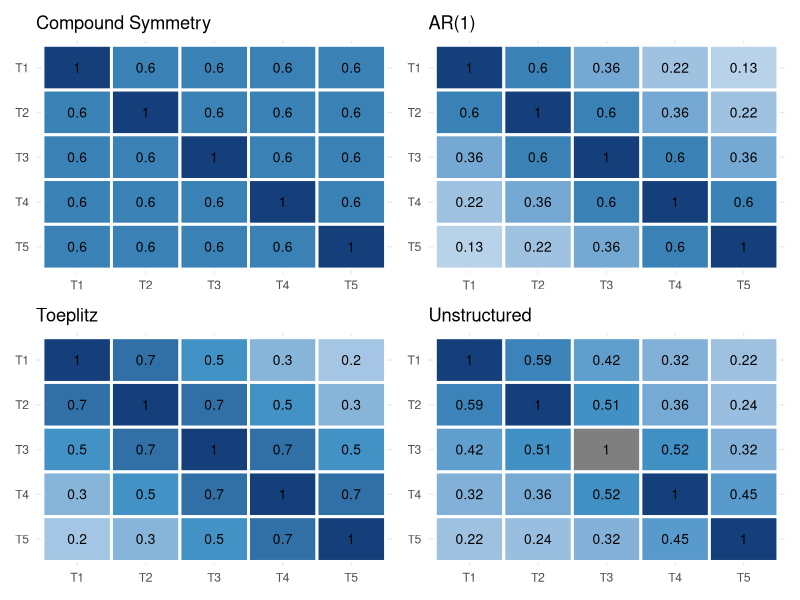

Write R code to recreate this figure.
## ---- chunk 1
library(tidyverse)
library(nlme)
library(lme4)
library(ggplot2)
set.seed(77)
## ---- chunk 2
make_cov_plot <- function(Sigma, title) {
  n <- nrow(Sigma)
  # Convert to correlation
  D <- diag(1 / sqrt(diag(Sigma)))
  Corr <- D %*% Sigma %*% D

  data.frame(Corr) |>
    setNames(paste0("T", 1:n)) |>
    mutate(row = paste0("T", 1:n)) |>
    pivot_longer(-row, names_to = "col", values_to = "r") |>
    mutate(row = factor(row, levels = rev(paste0("T", 1:n))),
           col = factor(col, levels = paste0("T", 1:n))) |>
    ggplot(aes(x = col, y = row, fill = r)) +
    geom_tile(color = "white", linewidth = 1) +
    geom_text(aes(label = round(r, 2)), size = 3.5) +
    scale_fill_gradient2(low = "#f7fbff", mid = "#4292c6", high = "#08306b",
                         midpoint = 0.5, limits = c(-0.1, 1)) +
    labs(title = title, x = NULL, y = NULL) +
    theme_minimal(base_size = 11) +
    theme(legend.position = "none")
}

n <- 5
rho <- 0.6

CS   <- matrix(rho, n, n); diag(CS) <- 1; CS <- CS * 4
AR1  <- outer(0:(n-1), 0:(n-1), function(i, j) rho^abs(i-j)) * 4
Toep <- outer(0:(n-1), 0:(n-1), function(i, j) {
  c(1, 0.7, 0.5, 0.3, 0.2)[abs(i-j)+1]
}) * 4
UN <- matrix(c(4.0, 2.4, 1.8, 1.4, 1.0,
               2.4, 4.2, 2.2, 1.6, 1.1,
               1.8, 2.2, 4.5, 2.4, 1.5,
               1.4, 1.6, 2.4, 4.8, 2.2,
               1.0, 1.1, 1.5, 2.2, 5.0), n, n)

library(patchwork)
(make_cov_plot(CS,   "Compound Symmetry") +
 make_cov_plot(AR1,  "AR(1)")) /
(make_cov_plot(Toep, "Toeplitz") +
 make_cov_plot(UN,   "Unstructured"))
## ---- chunk 3
# Simulate data with AR(1) structure
n_people <- 50
n_times  <- 5
rho_true <- 0.7

Y_ar1 <- MASS::mvrnorm(n_people, rep(50, n_times),
                        outer(0:(n_times-1), 0:(n_times-1),
                              function(i,j) rho_true^abs(i-j)) * 9)

df_long <- as.data.frame(Y_ar1) |>
  setNames(paste0("t", 1:n_times)) |>
  mutate(person = 1:n_people) |>
  pivot_longer(-person, names_to = "time", values_to = "Y") |>
  mutate(time_num = as.integer(str_extract(time, "[0-9]")),
         person   = factor(person))

# Fit four competing models
m_cs  <- gls(Y ~ factor(time_num), correlation = corCompSymm(form = ~1 | person), data = df_long)
m_ar1 <- gls(Y ~ factor(time_num), correlation = corAR1(form = ~time_num | person), data = df_long)
m_un  <- gls(Y ~ factor(time_num), correlation = corSymm(form = ~time_num | person),
             weights = varIdent(form = ~1 | factor(time_num)), data = df_long)

# Compare AIC
tibble(
  Model = c("Compound Symmetry", "AR(1)", "Unstructured"),
  AIC   = c(AIC(m_cs), AIC(m_ar1), AIC(m_un)),
  BIC   = c(BIC(m_cs), BIC(m_ar1), BIC(m_un))
) |>
  arrange(AIC) |>
  knitr::kable(digits = 1,
    caption = "Model comparison: AR(1) fits better than CS when data has AR structure")
